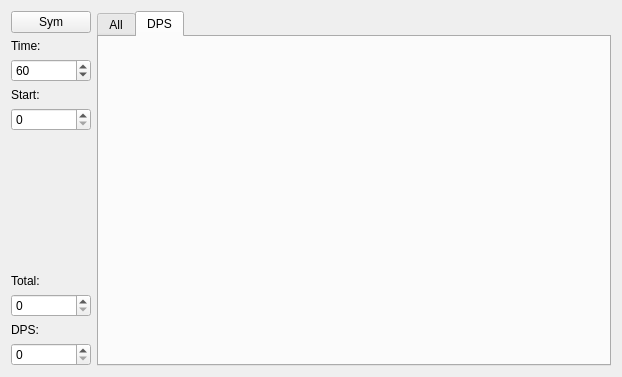
<?xml version="1.0" encoding="UTF-8"?>
<ui version="4.0">
 <class>FormDpsSym</class>
 <widget class="QWidget" name="FormDpsSym">
  <property name="geometry">
   <rect>
    <x>0</x>
    <y>0</y>
    <width>622</width>
    <height>377</height>
   </rect>
  </property>
  <property name="windowTitle">
   <string>DPS Sym</string>
  </property>
  <layout class="QHBoxLayout" name="horizontalLayout" stretch="0,0">
   <item>
    <layout class="QVBoxLayout" name="verticalLayout">
     <item>
      <widget class="QPushButton" name="pushButton">
       <property name="text">
        <string>Sym</string>
       </property>
      </widget>
     </item>
     <item>
      <widget class="QLabel" name="label">
       <property name="text">
        <string>Time:</string>
       </property>
      </widget>
     </item>
     <item>
      <widget class="QSpinBox" name="spinBox_time_fight">
       <property name="maximum">
        <number>1000</number>
       </property>
       <property name="value">
        <number>60</number>
       </property>
      </widget>
     </item>
     <item>
      <widget class="QLabel" name="label_4">
       <property name="text">
        <string>Start:</string>
       </property>
      </widget>
     </item>
     <item>
      <widget class="QSpinBox" name="spinBox_start">
       <property name="maximum">
        <number>10000</number>
       </property>
      </widget>
     </item>
     <item>
      <spacer name="verticalSpacer">
       <property name="orientation">
        <enum>Qt::Vertical</enum>
       </property>
       <property name="sizeHint" stdset="0">
        <size>
         <width>20</width>
         <height>40</height>
        </size>
       </property>
      </spacer>
     </item>
     <item>
      <widget class="QLabel" name="label_2">
       <property name="text">
        <string>Total:</string>
       </property>
      </widget>
     </item>
     <item>
      <widget class="QSpinBox" name="spinBox_total">
       <property name="maximum">
        <number>10000000</number>
       </property>
      </widget>
     </item>
     <item>
      <widget class="QLabel" name="label_3">
       <property name="text">
        <string>DPS:</string>
       </property>
      </widget>
     </item>
     <item>
      <widget class="QSpinBox" name="spinBox_dps">
       <property name="maximum">
        <number>10000000</number>
       </property>
      </widget>
     </item>
    </layout>
   </item>
   <item>
    <widget class="QTabWidget" name="tabWidget">
     <property name="currentIndex">
      <number>1</number>
     </property>
     <widget class="QWidget" name="tab_all">
      <attribute name="title">
       <string>All</string>
      </attribute>
      <layout class="QVBoxLayout" name="verticalLayout_2">
       <item>
        <widget class="QCustomPlot" name="customPlot_all" native="true"/>
       </item>
      </layout>
     </widget>
     <widget class="QWidget" name="tab_dps">
      <attribute name="title">
       <string>DPS</string>
      </attribute>
      <layout class="QHBoxLayout" name="horizontalLayout_2">
       <item>
        <widget class="QCustomPlot" name="customPlot_dps" native="true"/>
       </item>
      </layout>
     </widget>
    </widget>
   </item>
  </layout>
 </widget>
 <customwidgets>
  <customwidget>
   <class>QCustomPlot</class>
   <extends>QWidget</extends>
   <header>qcustomplot/qcustomplot.h</header>
   <container>1</container>
  </customwidget>
 </customwidgets>
 <resources/>
 <connections/>
</ui>
